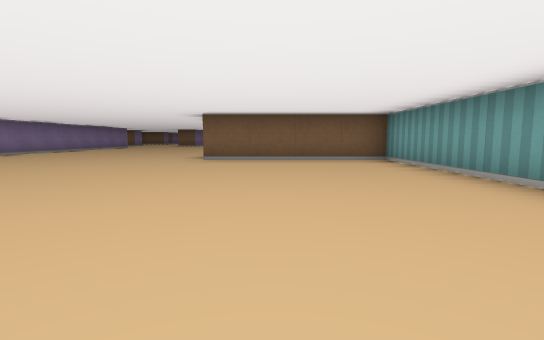
[1] (above)

21 first-person views from a walk through a cub3D ray-caster map. The camera is about half as high as the walls, tilts 6° down and sees 85° across. The floor is counted in squares. Each view is taken from the middle of a square. On the plan, view 1 faces up. The plan holds only what a view shows up to about 9 squares ahead; the rest is blank.

[2]
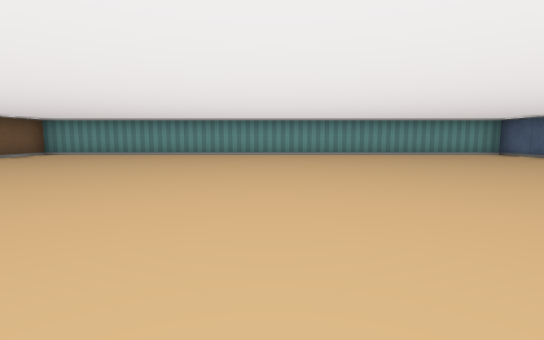

[3]
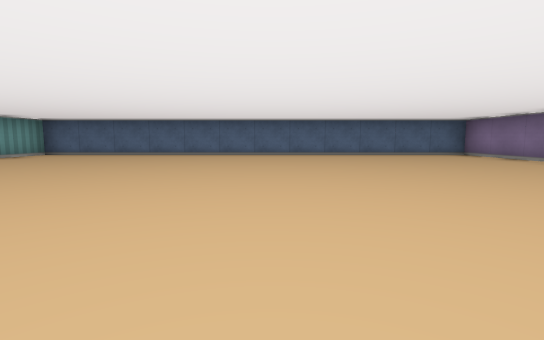

[4]
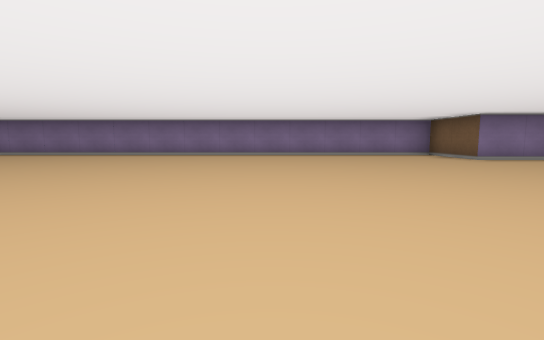

[5]
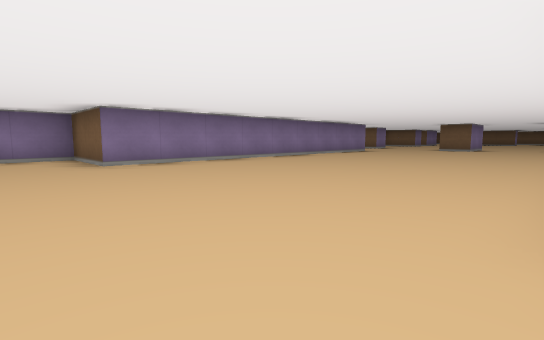

[6]
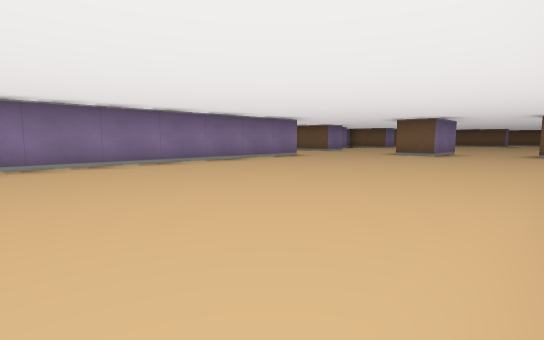

[7]
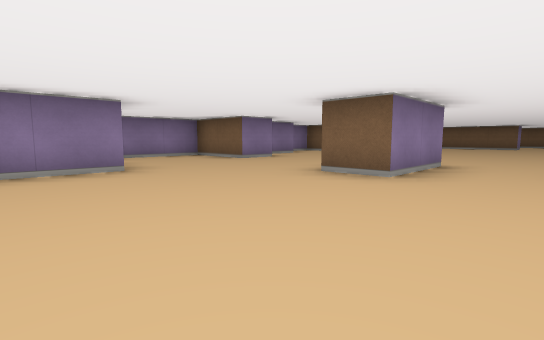

[8]
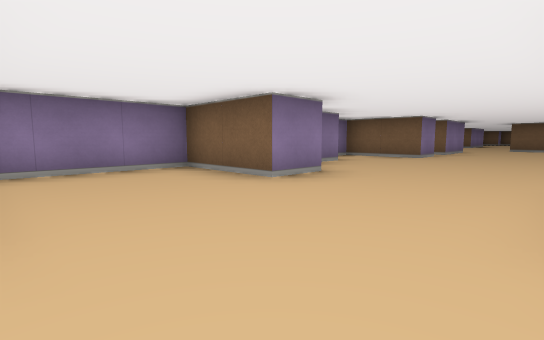

[9]
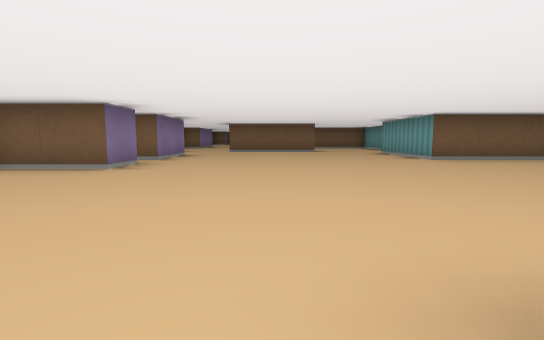

[10]
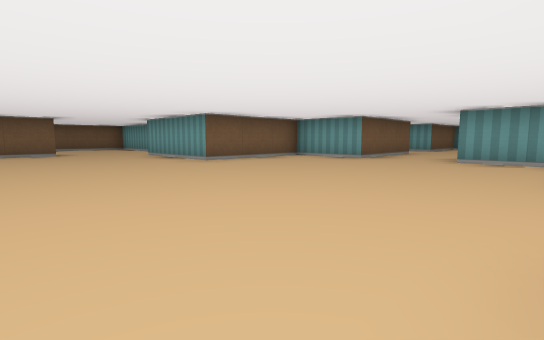

[11]
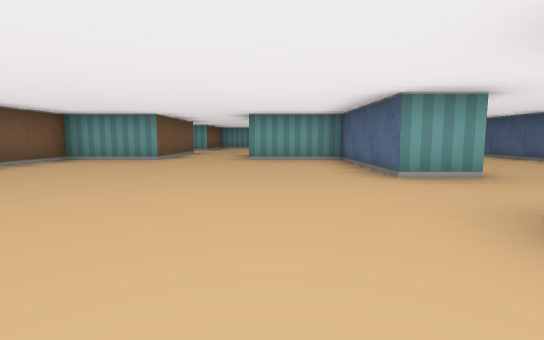

[12]
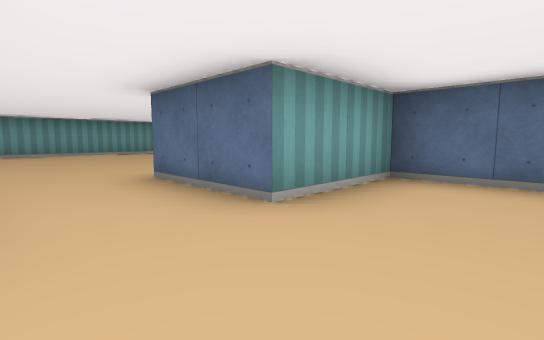

[13]
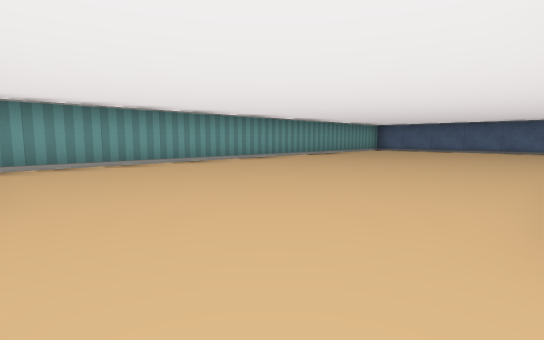

[14]
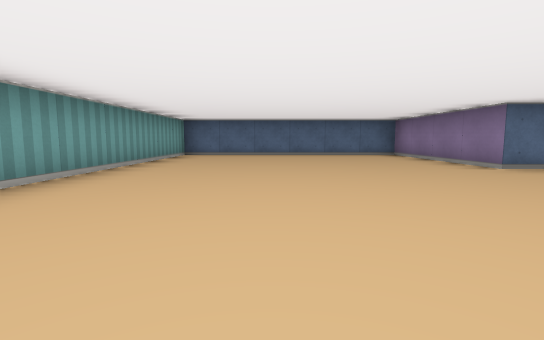

[15]
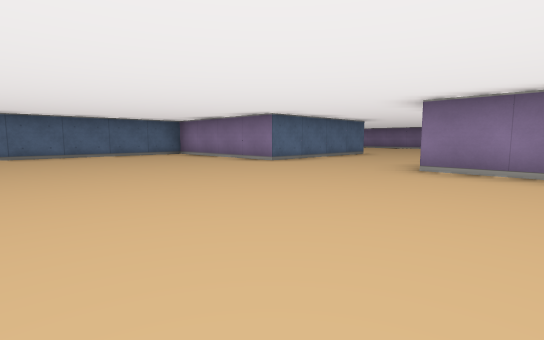

[16]
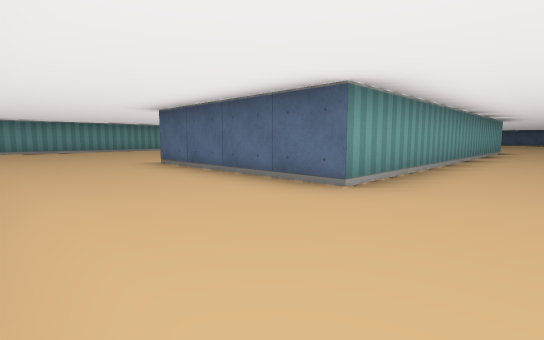

[17]
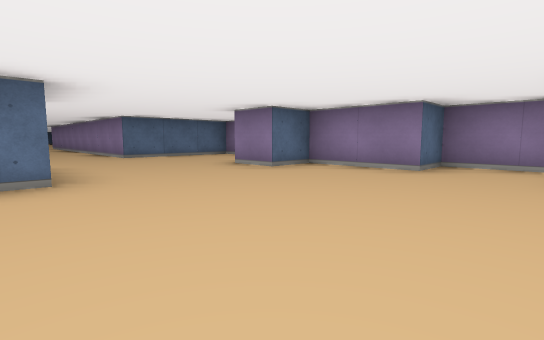

[18]
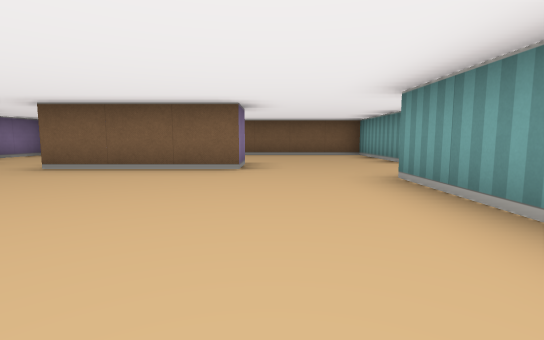

[19]
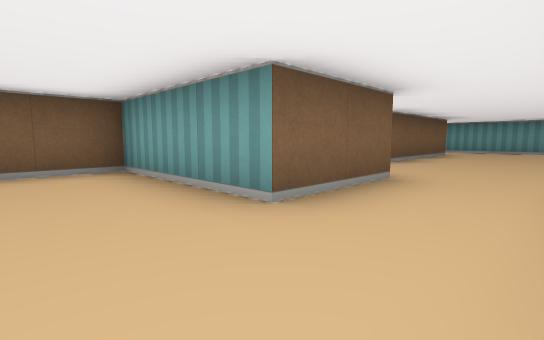

[20]
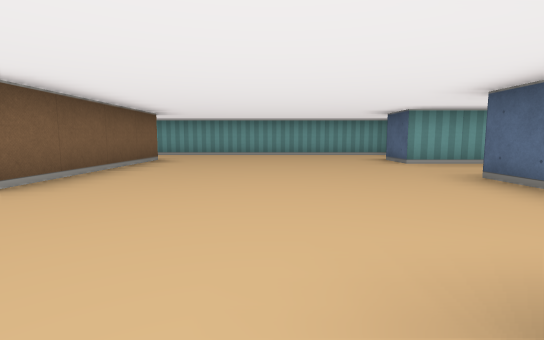

[21]
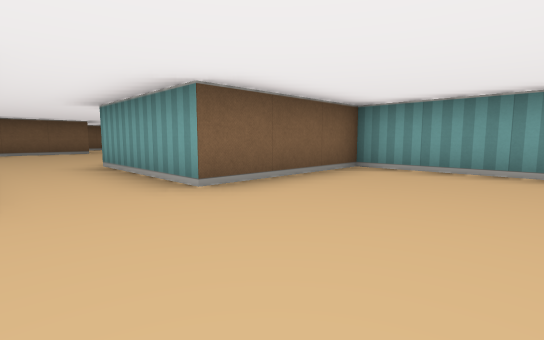

### Floor plan
Points are (right, up) in squares from view 1. A wall is a line through its corners. A room is listed if a view was taken in it or the views show most of it. See-through windows are left out.
Room 1 (views 1, 2, 3, 4, 5, 6, 7, 8, 9, 10, 11, 12, 13, 14, 15, 16, 17, 18, 21)
walls: (-2.5, 18.4) (-2.5, 19.5) (0.5, 19.5) (0.5, 21.5) (2.5, 21.5); (-4.5, 19.6) (-4.5, 17.5) (-5.5, 17.5); (-5.6, 19.5) (-5.1, 19.5); (2.5, 19.9) (2.5, 18.5); (3.4, 23.5) (0.5, 23.5) (0.5, 25.5) (-2.5, 25.5) (-2.5, 28.5); (-8.5, 24.5) (-8.5, 23.5) (-10.5, 23.5) (-10.5, 21.5) (-9.5, 21.5) (-9.5, 19.5) (-8.5, 19.5) (-8.5, 18.5) (-10.5, 18.5) (-10.5, 15.5) (-7.5, 15.5) (-7.5, 6.5) (-9.5, 6.5) (-9.5, -6.5) (2.5, -6.5) (2.5, 6.5) (-1.5, 6.5) (-1.5, 15.5) (2.5, 15.5) (2.5, 11.5) (8.5, 11.5) (8.5, 23.5) (5.5, 23.5); (-8.5, 27.5) (-8.5, 25.5) (-9, 25.5); (-5.5, 29.5) (-7.5, 29.5)
ways out: opening at (-8.5, 30) to room 2; opening at (-4, 29) to room 2; opening at (4.5, 24) to room 3
Room 2 (view 19)
walls: (-4.5, 30.5) (-4.5, 29.5) (-5.5, 29.5); (-10.5, 33.4) (-10.5, 32); (-1.5, 30.5) (-1.5, 33.5) (-4.9, 33.5)
ways out: opening at (-8.5, 30) to room 1; opening at (-4, 29) to room 1; opening at (-0.5, 29.5) to room 3
Room 3 (view 20)
walls: (2.6, 26.5) (3.5, 26.5); (6.5, 31.5) (2.6, 31.5); (0.6, 30.5) (-1.5, 30.5); (8.5, 25.6) (8.5, 32.4); (5.5, 23.5) (5.5, 26.5) (6.5, 26.5)
ways out: opening at (4.5, 24) to room 1; opening at (-0.5, 29.5) to room 2; opening at (7.5, 32)

Positions as (right, up) in squares from view 1, and headings:
1: (0, 0), facing up
2: (-6, 0), facing right
3: (-4, 2), facing down
4: (-1, 2), facing left
5: (-2, 5), facing up-left
6: (-2, 9), facing up-left
7: (-3, 14), facing up-left
8: (-6, 16), facing up-left
9: (-6, 19), facing up
10: (-6, 20), facing up-right
11: (-6, 21), facing right
12: (-1, 23), facing down-right
13: (3, 23), facing down-right
14: (6, 20), facing down
15: (7, 20), facing down-left
16: (-3, 18), facing down-right
17: (-5, 23), facing down-left
18: (-4, 25), facing up
19: (-3, 29), facing up-right
20: (0, 29), facing right
21: (4, 21), facing up-right
